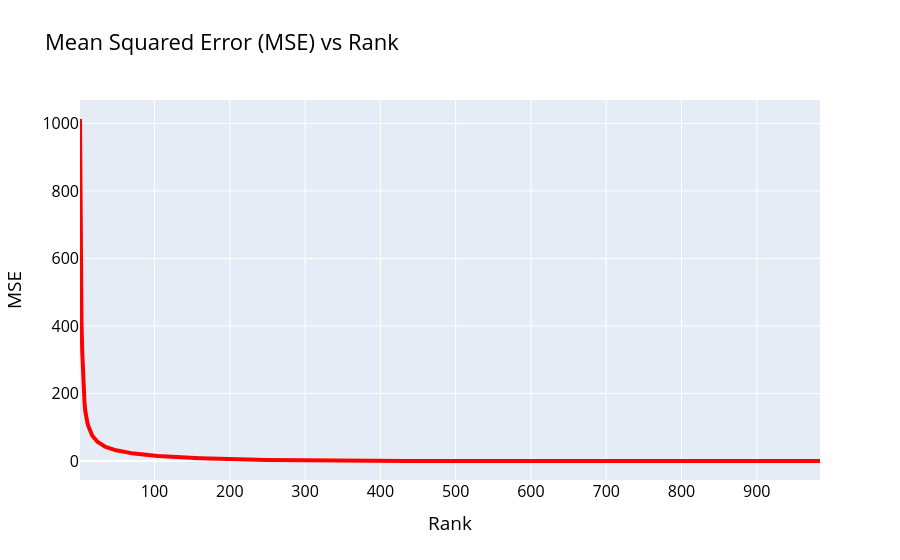
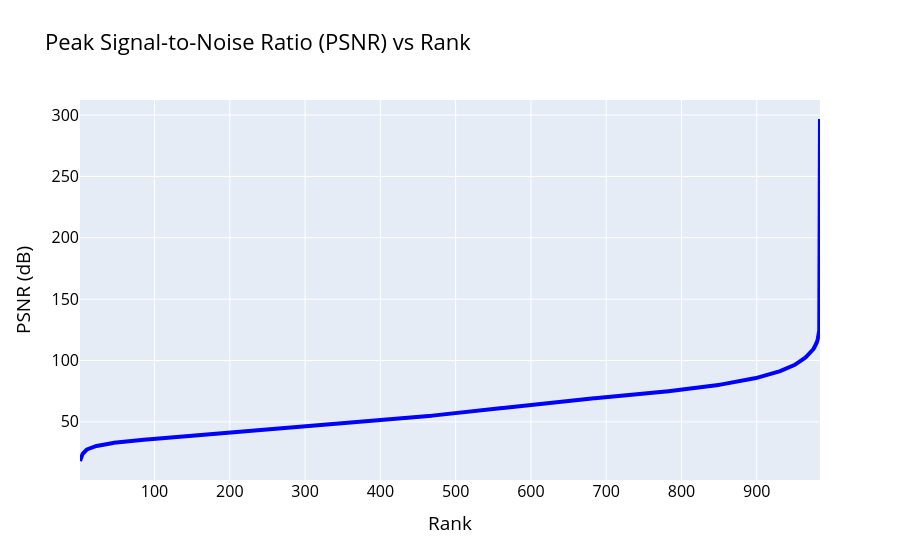

The cell these charts' notebook holds for them, in order:
### Markdown cell above
#### Plot do MSE e PSNR

### Code cell
fig_mse = px.line(
    x=ranks,
    y=mse_values,
    labels={"x": "Rank", "y": "MSE"},
    title="Mean Squared Error (MSE) vs Rank"
)

fig_mse.update_traces(line=dict(width=4, color="red"))

fig_mse.update_layout(
    font=dict(
        size=16,
        color="black",      
    )
)

fig_psnr = px.line(
    x=ranks,
    y=psnr,
    labels={"x": "Rank", "y": "PSNR (dB)"},
    title="Peak Signal-to-Noise Ratio (PSNR) vs Rank",
    
)

fig_psnr.update_traces(line=dict(width=4, color="blue"))

fig_psnr.update_layout(
    font=dict(
        size=16,
        color="black"
    )
)       

fig_mse.show()
fig_psnr.show()

### Figure 1 — Plotly figure (JSON) as saved in the notebook; plotly's stock layout.template omitted (floating-point values rounded to 4 significant figures; data arrays with more than 128 entries replaced by an {"elided": "..."} marker saying what was removed)
{"data": [{"hovertemplate": "Rank=%{x}<br>MSE=%{y}<extra></extra>", "legendgroup": "", "line": {"color": "red", "dash": "solid", "width": 4}, "marker": {"symbol": "circle"}, "mode": "lines", "name": "", "orientation": "v", "showlegend": false, "type": "scatter", "x": {"elided": "984 int values"}, "xaxis": "x", "y": {"elided": "984 float values"}, "yaxis": "y"}], "layout": {"font": {"color": "black", "size": 16}, "legend": {"tracegroupgap": 0}, "title": {"text": "Mean Squared Error (MSE) vs Rank"}, "xaxis": {"anchor": "y", "domain": [0, 1], "title": {"text": "Rank"}}, "yaxis": {"anchor": "x", "domain": [0, 1], "title": {"text": "MSE"}}}}

### Figure 2 — Plotly figure (JSON) as saved in the notebook; plotly's stock layout.template omitted (floating-point values rounded to 4 significant figures; data arrays with more than 128 entries replaced by an {"elided": "..."} marker saying what was removed)
{"data": [{"hovertemplate": "Rank=%{x}<br>PSNR (dB)=%{y}<extra></extra>", "legendgroup": "", "line": {"color": "blue", "dash": "solid", "width": 4}, "marker": {"symbol": "circle"}, "mode": "lines", "name": "", "orientation": "v", "showlegend": false, "type": "scatter", "x": {"elided": "984 int values"}, "xaxis": "x", "y": {"elided": "984 float values"}, "yaxis": "y"}], "layout": {"font": {"color": "black", "size": 16}, "legend": {"tracegroupgap": 0}, "title": {"text": "Peak Signal-to-Noise Ratio (PSNR) vs Rank"}, "xaxis": {"anchor": "y", "domain": [0, 1], "title": {"text": "Rank"}}, "yaxis": {"anchor": "x", "domain": [0, 1], "title": {"text": "PSNR (dB)"}}}}
